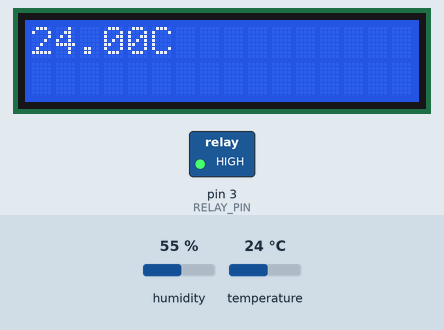
This sketch was run on a simulated Arduino Uno, built with avr-gcc and run on an emulated ATmega328P. On the bench: 16×2 character LCD, switched loads named in the sketch (green lamp = pin HIGH). The test bench sets the inputs (shaded band); at power-on: temperature 24 °C, humidity 55 %. What the sketch prints to the serial monitor is not drawn.

Above: at 1.2 s.
1.3 s: temperature set to 29 °C
At 3.8 s:
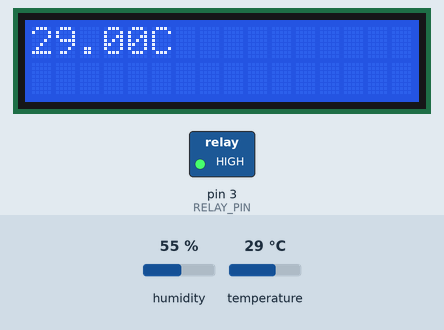
4.1 s: temperature set to 32 °C
At 5.2 s:
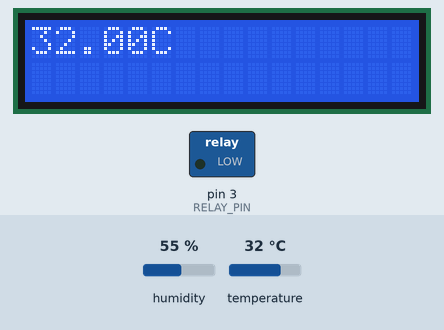
6.9 s: temperature set to 12 °C
At 9.1 s:
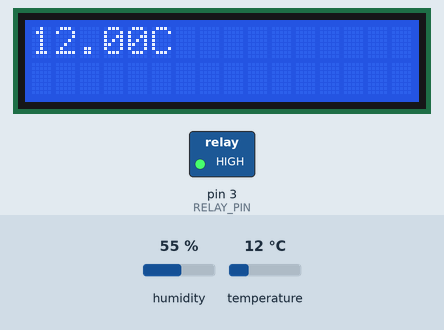
Timing chart, 0 to 10.6 s (numbered marks = the images above; inputs shaded):
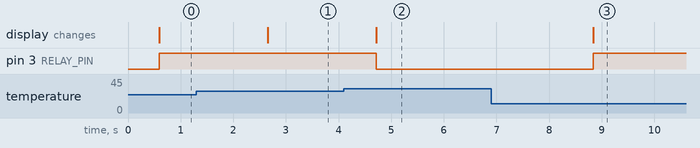

The sketch:

DHTtester.ino
```cpp
#include "DHT.h"
#include <Wire.h>
#include <LiquidCrystal_I2C.h>

#define DHTPIN 2
#define DHTTYPE DHT11   // DHT 11
#define threshold_high 30
#define RELAY_PIN 3

LiquidCrystal_I2C lcd(0x27,16,2);
DHT dht(DHTPIN, DHTTYPE);

void setup() {
  lcd.init();
  lcd.backlight();
  Serial.begin(9600);
  pinMode(RELAY_PIN, OUTPUT);
  dht.begin();
}

void loop() {
  // Wait a few seconds between measurements.
  delay(500);
  lcd.clear();
  // Read temperature as Celsius (the default)
  float t = dht.readTemperature();

  // Check if any reads failed and exit early (to try again).
  if (isnan(t)) {
    Serial.println(F("Failed to read from DHT sensor!"));
    return;
  }

  Serial.print(t);
  Serial.print(F("°C "));
  lcd.print(t);
  lcd.print(F("C"));

  if (t > threshold_high){
    digitalWrite(RELAY_PIN, LOW);
  } else {
    digitalWrite(RELAY_PIN, HIGH);
  }
}
```

Measured:
- the behaviour switches between 30 and 31 °C on temperature (found by bisection; images 1 and 2)
- after the input at 1.3 s, the display: changes after 1.4 s (image 1)
- after the input at 4.1 s, pin 3 (RELAY_PIN): HIGH → LOW after 0.62 s; the display: changes after 0.62 s (image 2)
- after the input at 6.9 s, pin 3 (RELAY_PIN): LOW → HIGH after 1.9 s; the display: changes after 1.9 s (image 3)
